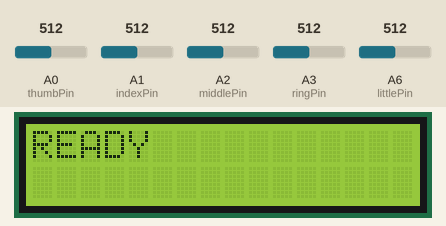
Simulated run of this sketch. Board: Arduino Nano, built with avr-gcc and run on an emulated ATmega328P. Shown: 16×2 character LCD. The test bench sets the inputs (shaded band); at power-on: A1 (indexPin) = 512, A0 (thumbPin) = 512, A2 (middlePin) = 512, A3 (ringPin) = 512, A6 (littlePin) = 512. What the sketch prints to the serial monitor is not drawn.

Above: at 3.2 s.
3.3 s: A1 (indexPin) set to 893
4.8 s: A1 (indexPin) set to 919
At 5.9 s:
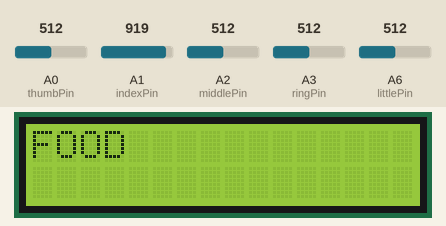
6.4 s: A0 (thumbPin) set to 978
7.9 s: A0 (thumbPin) set to 1001
At 9.1 s:
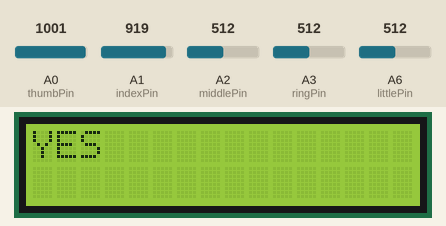
9.4 s: A1 (indexPin) set to 890
At 10.0 s:
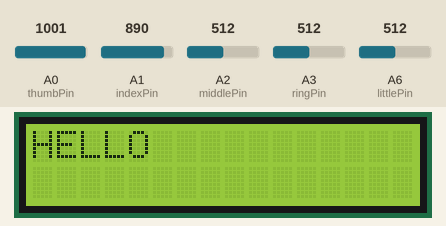
11.0 s: A2 (middlePin) set to 882
12.5 s: A2 (middlePin) set to 919
At 13.4 s:
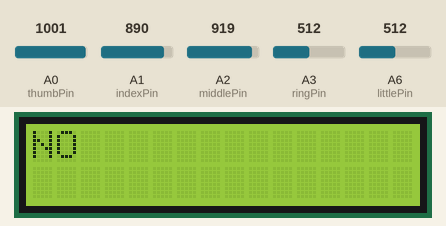
Timing chart, 0 to 15.1 s (numbered marks = the images above; inputs shaded):
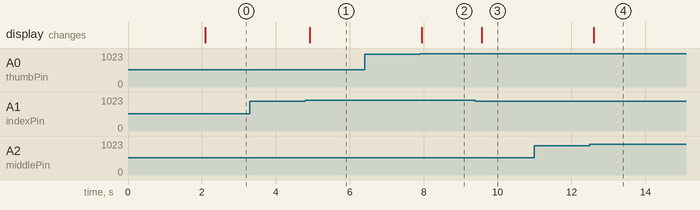

The sketch:

silentvoice.ino
```cpp
#include <Wire.h>
#include <LiquidCrystal_I2C.h>

LiquidCrystal_I2C lcd(0x27, 16, 2);

// Flex Sensor Pins
const int thumbPin  = A0;
const int indexPin  = A1;
const int middlePin = A2;
const int ringPin   = A3;
const int littlePin = A6;

// Thresholds (adjust if required)
const int THUMB_THRESHOLD  = 985;
const int INDEX_THRESHOLD  = 900;
const int MIDDLE_THRESHOLD = 900;
const int RING_THRESHOLD   = 900;
const int LITTLE_THRESHOLD = 900;

String lastWord = "";

void displayWord(String word)
{
  if(word != lastWord)
  {
    lcd.clear();
    lcd.setCursor(0,0);
    lcd.print(word);
    lastWord = word;
  }
}

void setup()
{
  Serial.begin(9600);

  lcd.init();
  lcd.backlight();

  lcd.clear();
  lcd.setCursor(0,0);
  lcd.print("Sign Glove");
  lcd.setCursor(0,1);
  lcd.print("Ready");
  delay(2000);

  lcd.clear();
}

void loop()
{
  int thumb  = analogRead(thumbPin);
  int index  = analogRead(indexPin);
  int middle = analogRead(middlePin);
  int ring   = analogRead(ringPin);
  int little = analogRead(littlePin);

  Serial.print("T:");
  Serial.print(thumb);
  Serial.print(" I:");
  Serial.print(index);
  Serial.print(" M:");
  Serial.print(middle);
  Serial.print(" R:");
  Serial.print(ring);
  Serial.print(" L:");
  Serial.println(little);

  bool T = thumb  > THUMB_THRESHOLD;
  bool I = index  > INDEX_THRESHOLD;
  bool M = middle > MIDDLE_THRESHOLD;
  bool R = ring   > RING_THRESHOLD;
  bool L = little > LITTLE_THRESHOLD;

  // All fingers
  if(T && I && M && R && L)
  {
    displayWord("EMERGENCY");
  }

  // Thumb + Index
  else if(T && I && !M && !R && !L)
  {
    displayWord("YES");
  }

  // Thumb + Middle
  else if(T && !I && M && !R && !L)
  {
    displayWord("NO");
  }

  // Thumb + Ring
  else if(T && !I && !M && R && !L)
  {
    displayWord("PLEASE");
  }

  // Thumb + Little
  else if(T && !I && !M && !R && L)
  {
    displayWord("FOOD");
  }

  // Single Fingers
  else if(T && !I && !M && !R && !L)
  {
    displayWord("HELLO");
  }

  else if(!T && I && !M && !R && !L)
  {
    displayWord("FOOD");
  }

  else if(!T && !I && M && !R && !L)
  {
    displayWord("WATER");
  }

  else if(!T && !I && !M && R && !L)
  {
    displayWord("HELP");
  }

  else if(!T && !I && !M && !R && L)
  {
    displayWord("THANK YOU");
  }

  else
  {
    displayWord("READY");
  }

  delay(200);
}
```

Measured:
- the behaviour switches between 900 and 901 on A1 (indexPin) (found by bisection; images 0 and 1)
- the behaviour switches between 985 and 986 on A0 (thumbPin) (found by bisection; images 1 and 2)
- the behaviour switches between 900 and 901 on A2 (middlePin) (found by bisection; images 3 and 4)
- after the input at 3.3 s, every drawn part: stays the same
- after the input at 4.8 s, the display: changes after 0.12 s (image 1)
- after the input at 6.4 s, every drawn part: stays the same
- after the input at 7.9 s, the display: changes after 0.05 s (image 2)
- after the input at 9.4 s, the display: changes after 0.17 s (image 3)
- after the input at 11.0 s, every drawn part: stays the same
- after the input at 12.5 s, the display: changes after 0.10 s (image 4)
